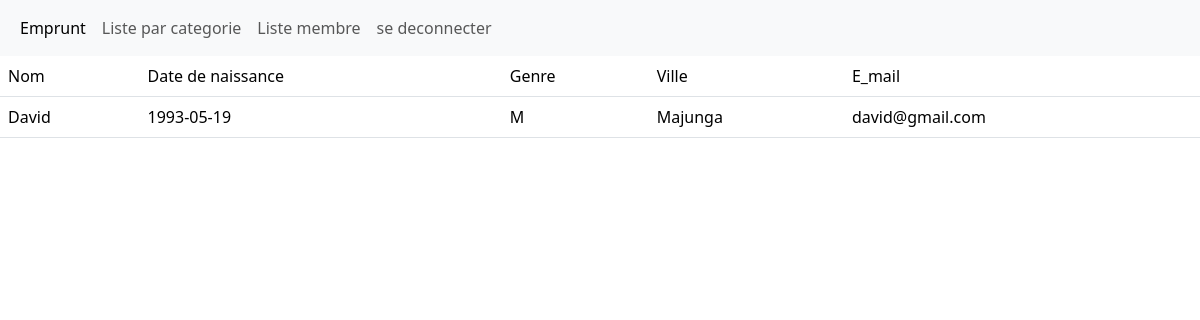
The app's page /pages/about.php?id=4 with its own data.
### tables this page shows
create table PF_membre(
    id_membre int primary key auto_increment,
    nom varchar(50),
    date_de_naissance Date,
    genre varchar(10),
    email varchar(50),
    ville varchar(50),
    mdp varchar(50),
    image_profil varchar(50)

);

### includes/connection.php (called while the page is built, shortened)
<?php
function bdd()
{
    static $connect = null;
    if ($connect === null) {
        $connect = mysqli_connect('localhost', 'root', '', 'projet_final_s2');
        mysqli_set_charset($connect, 'utf8mb4');
    }
    return $connect;
}
?>

### includes/fonction.php (called while the page is built, shortened)
<?php
require("connection.php");
function about_membre($id){
    $sql="SELECT * FROM PF_membre WHERE id_membre=".$id;
    $resultat = mysqli_query(bdd(), $sql);
    $donnees = mysqli_fetch_assoc($resultat);
    return $donnees;
}

### pages/about.php (the view, shortened to what this page needs)
<?php
require("../includes/fonction.php");
$id=$_GET['id'];
$about=about_membre($id);
?>
<!DOCTYPE html>
<html lang="en">
<head>
    <link href="../assets/bootstrap/css/bootstrap.min.css" rel="stylesheet">
</head>
<body>
<header>
<nav class="navbar navbar-expand-lg bg-body-tertiary">
  <div class="container-fluid">
    <div class="collapse navbar-collapse" id="navbarNav">
      <ul class="navbar-nav">
        <li class="nav-item">
          <a class="nav-link active" aria-current="page" href="#">Emprunt</a>
        </li>
        <li class="nav-item">
          <a class="nav-link" href="filtrer.php">Liste par categorie</a>
        </li>
        <li class="nav-item">
          <a class="nav-link" href="liste_membre.php">Liste membre</a>
        </li>
        <li class="nav-item">
          <a class="nav-link" href="login.php">se deconnecter</a>
        </li>
      </ul>
    </div>
  </div>
</nav>
</header>
<main>
   <table class="table">
    <tr>
        <td>Nom</td>
        <td>Date de naissance</td>
        <td>Genre</td>
        <td>Ville</td>
        <td>E_mail</td>
    </tr>
    <tr>
        <td><?=$about['nom']?></td>
        <td><?=$about['date_de_naissance']?></td>
        <td><?=$about['genre']?></td>
        <td><?=$about['ville']?></td>
        <td><?=$about['email']?></td>
    </tr>
   </table>
</main>
</body>
</html>

### records on screen
pf_membre: nom "David", date_de_naissance "1993-05-19", genre "M", ville "Majunga", email "david@gmail.com"
